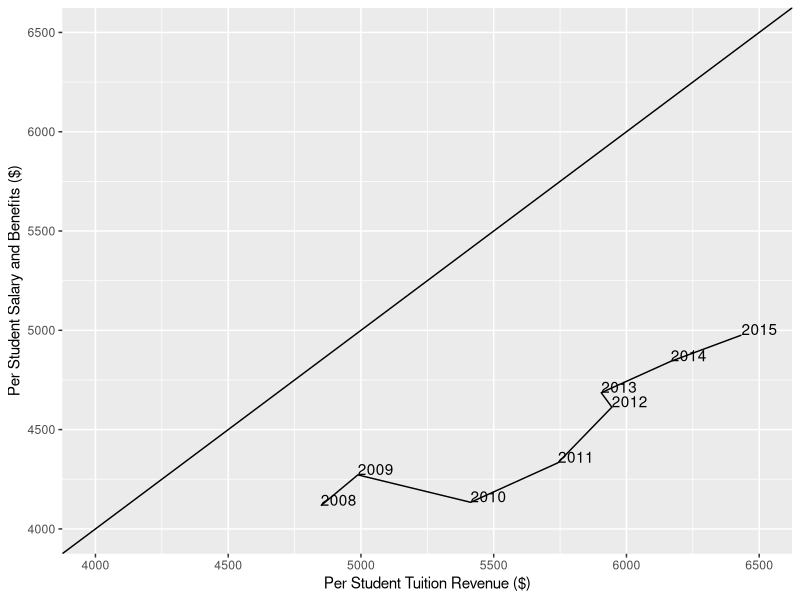
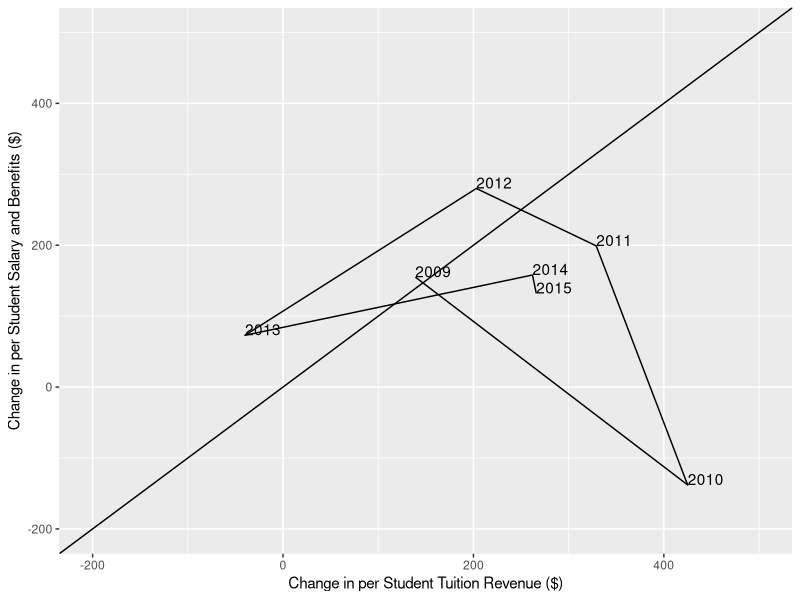

The R source for these figures, in order:
## ---- chunk 1
Sal<-read.csv("SalTuition.CSV")

## ---- chunk 2
library(ggplot2)

print(qplot(Tuition, Sal, data=Sal, geom='path')+geom_text(aes(label=Year),hjust=0, vjust=0)+xlab("Per Student Tuition Revenue ($)")+ylab("Per Student Salary and Benefits ($)")+geom_abline(intercept=0, slope=1)+xlim(4000,6500)+ylim(4000,6500))


## ---- chunk 3

Sal$TuitionDif<-c(NA,diff(Sal$Tuition))
Sal$SalDif<-c(NA,diff(Sal$Sal))

qplot(TuitionDif, SalDif, data=Sal, geom='path')+geom_text(aes(label=Year),hjust=0, vjust=0)+geom_abline(intercept=0, slope=1)+xlim(-200,500)+ylim(-200,500)+xlab("Change in per Student Tuition Revenue ($)")+ylab("Change in per Student Salary and Benefits ($)")
